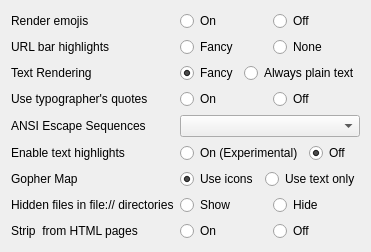
     <widget class="QWidget" name="display_tab">
      <attribute name="title">
       <string>Display</string>
      </attribute>
      <layout class="QFormLayout" name="formLayout_3">
       <item row="4" column="0">
        <widget class="QLabel" name="ansi_label">
         <property name="toolTip">
          <string>Determine how to render ANSI escape sequences</string>
         </property>
         <property name="text">
          <string>ANSI Escape Sequences</string>
         </property>
        </widget>
       </item>
       <item row="4" column="1">
        <widget class="QComboBox" name="ansi_escapes"/>
       </item>
       <item row="6" column="0">
        <widget class="QLabel" name="label_20">
         <property name="text">
          <string>Gopher Map</string>
         </property>
        </widget>
       </item>
       <item row="6" column="1">
        <layout class="QHBoxLayout" name="horizontalLayout_4">
         <item>
          <widget class="QRadioButton" name="gophermap_icon">
           <property name="text">
            <string>Use icons</string>
           </property>
           <property name="checked">
            <bool>true</bool>
           </property>
           <attribute name="buttonGroup">
            <string notr="true">buttonGroup_7</string>
           </attribute>
          </widget>
         </item>
         <item>
          <widget class="QRadioButton" name="gophermap_text">
           <property name="text">
            <string>Use text only</string>
           </property>
           <attribute name="buttonGroup">
            <string notr="true">buttonGroup_7</string>
           </attribute>
          </widget>
         </item>
        </layout>
       </item>
       <item row="0" column="0">
        <widget class="QLabel" name="emojis_label">
         <property name="toolTip">
          <string>Whether to render emojis in a page.</string>
         </property>
         <property name="text">
          <string>Render emojis</string>
         </property>
        </widget>
       </item>
       <item row="0" column="1">
        <layout class="QHBoxLayout" name="horizontalLayout_17">
         <item>
          <widget class="QRadioButton" name="emojis_on">
           <property name="text">
            <string>On</string>
           </property>
           <attribute name="buttonGroup">
            <string notr="true">buttonGroup_2</string>
           </attribute>
          </widget>
         </item>
         <item>
          <widget class="QRadioButton" name="emojis_off">
           <property name="text">
            <string>Off</string>
           </property>
           <attribute name="buttonGroup">
            <string notr="true">buttonGroup_2</string>
           </attribute>
          </widget>
         </item>
        </layout>
       </item>
       <item row="1" column="0">
        <widget class="QLabel" name="label_24">
         <property name="text">
          <string>URL bar highlights</string>
         </property>
        </widget>
       </item>
       <item row="1" column="1">
        <layout class="QHBoxLayout" name="horizontalLayout_9">
         <item>
          <widget class="QRadioButton" name="urlbarhl_fancy">
           <property name="text">
            <string>Fancy</string>
           </property>
           <attribute name="buttonGroup">
            <string notr="true">buttonGroup_3</string>
           </attribute>
          </widget>
         </item>
         <item>
          <widget class="QRadioButton" name="urlbarhl_none">
           <property name="text">
            <string>None</string>
           </property>
           <attribute name="buttonGroup">
            <string notr="true">buttonGroup_3</string>
           </attribute>
          </widget>
         </item>
        </layout>
       </item>
       <item row="2" column="0">
        <widget class="QLabel" name="text_rendering_label">
         <property name="text">
          <string>Text Rendering</string>
         </property>
        </widget>
       </item>
       <item row="2" column="1">
        <layout class="QHBoxLayout" name="horizontalLayout_5">
         <item>
          <widget class="QRadioButton" name="fancypants_on">
           <property name="text">
            <string>Fancy</string>
           </property>
           <property name="checked">
            <bool>true</bool>
           </property>
           <attribute name="buttonGroup">
            <string notr="true">buttonGroup_4</string>
           </attribute>
          </widget>
         </item>
         <item>
          <widget class="QRadioButton" name="fancypants_off">
           <property name="text">
            <string>Always plain text</string>
           </property>
           <attribute name="buttonGroup">
            <string notr="true">buttonGroup_4</string>
           </attribute>
          </widget>
         </item>
        </layout>
       </item>
       <item row="5" column="0">
        <widget class="QLabel" name="text_highlight_label">
         <property name="text">
          <string>Enable text highlights</string>
         </property>
        </widget>
       </item>
       <item row="5" column="1">
        <layout class="QHBoxLayout" name="horizontalLayout_3">
         <item>
          <widget class="QRadioButton" name="texthl_on">
           <property name="text">
            <string>On (Experimental)</string>
           </property>
           <attribute name="buttonGroup">
            <string notr="true">buttonGroup_6</string>
           </attribute>
          </widget>
         </item>
         <item>
          <widget class="QRadioButton" name="texthl_off">
           <property name="text">
            <string>Off</string>
           </property>
           <property name="checked">
            <bool>true</bool>
           </property>
           <attribute name="buttonGroup">
            <string notr="true">buttonGroup_6</string>
           </attribute>
          </widget>
         </item>
        </layout>
       </item>
       <item row="7" column="0">
        <widget class="QLabel" name="label_23">
         <property name="text">
          <string>Hidden files in file:// directories</string>
         </property>
        </widget>
       </item>
       <item row="7" column="1">
        <layout class="QHBoxLayout" name="horizontalLayout_8">
         <item>
          <widget class="QRadioButton" name="show_hidden_files">
           <property name="text">
            <string>Show</string>
           </property>
           <attribute name="buttonGroup">
            <string notr="true">buttonGroup_8</string>
           </attribute>
          </widget>
         </item>
         <item>
          <widget class="QRadioButton" name="hide_hidden_files">
           <property name="text">
            <string>Hide</string>
           </property>
           <attribute name="buttonGroup">
            <string notr="true">buttonGroup_8</string>
           </attribute>
          </widget>
         </item>
        </layout>
       </item>
       <item row="3" column="0">
        <widget class="QLabel" name="label_39">
         <property name="toolTip">
          <string>Replace single and double quotes with curly typographer quotes.</string>
         </property>
         <property name="text">
          <string>Use typographer's quotes</string>
         </property>
        </widget>
       </item>
       <item row="3" column="1">
        <layout class="QHBoxLayout" name="horizontalLayout_10">
         <item>
          <widget class="QRadioButton" name="fancyquotes_on">
           <property name="text">
            <string>On</string>
           </property>
           <attribute name="buttonGroup">
            <string notr="true">buttonGroup_5</string>
           </attribute>
          </widget>
         </item>
         <item>
          <widget class="QRadioButton" name="fancyquotes_off">
           <property name="text">
            <string>Off</string>
           </property>
           <attribute name="buttonGroup">
            <string notr="true">buttonGroup_5</string>
           </attribute>
          </widget>
         </item>
        </layout>
       </item>
       <item row="8" column="0">
        <widget class="QLabel" name="label_18">
         <property name="text">
          <string>Strip &lt;nav&gt; from HTML pages</string>
         </property>
        </widget>
       </item>
       <item row="8" column="1">
        <layout class="QHBoxLayout" name="horizontalLayout_11">
         <item>
          <widget class="QRadioButton" name="strip_nav_on">
           <property name="text">
            <string>On</string>
           </property>
           <attribute name="buttonGroup">
            <string notr="true">buttonGroup_9</string>
           </attribute>
          </widget>
         </item>
         <item>
          <widget class="QRadioButton" name="strip_nav_off">
           <property name="text">
            <string>Off</string>
           </property>
           <attribute name="buttonGroup">
            <string notr="true">buttonGroup_9</string>
           </attribute>
          </widget>
         </item>
        </layout>
       </item>
      </layout>
     </widget>
